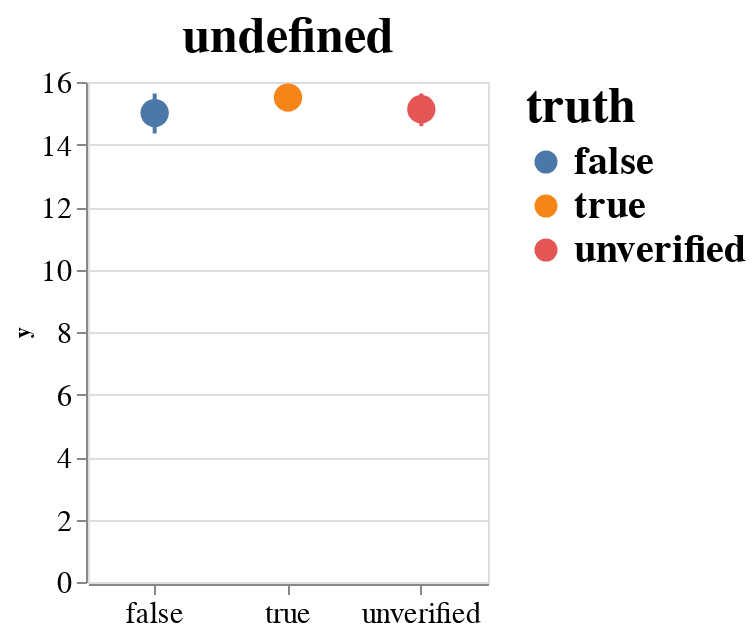

Notebook code cell kept with this figure:
### Code cell
viz.graph_point_range_cluster_info(False, ['num_nodes'], 200, 250, 3, 'truth')

### Figure 1 — Vega-Lite specification as saved in the notebook (floating-point values rounded to 4 significant figures; data arrays with more than 128 entries replaced by an {"elided": "..."} marker saying what was removed)
{"config": {"view": {"continuousWidth": 400, "continuousHeight": 300}, "axis": {"labelAngle": 0, "labelFontSize": 15, "title": null}, "header": {"labelFontSize": 25, "labelFontWeight": "bold", "title": null}, "legend": {"labelFontSize": 20, "labelFontWeight": "bold", "titleFontSize": 25, "titleFontWeight": "bold"}}, "data": {"name": "data-f66d3b537e3c633cbc622fbf0248bb58"}, "facet": {"type": "nominal", "field": "category"}, "spec": {"layer": [{"mark": {"type": "circle", "size": 200}, "encoding": {"color": {"type": "nominal", "field": "truth"}, "x": {"type": "nominal", "field": "truth"}, "y": {"type": "quantitative", "aggregate": "mean", "field": "y"}}, "transform": [{"fold": ["num_nodes"], "as": ["category", "y"]}]}, {"mark": {"type": "errorbar", "extent": "ci"}, "encoding": {"color": {"type": "nominal", "field": "truth"}, "strokeWidth": {"value": 2}, "x": {"type": "nominal", "field": "truth"}, "y": {"type": "quantitative", "aggregate": "mean", "field": "y"}}, "transform": [{"fold": ["num_nodes"], "as": ["category", "y"]}]}], "height": 250, "width": 200}, "columns": 3, "$schema": "https://vega.github.io/schema/vega-lite/v4.8.1.json", "datasets": {"data-f66d3b537e3c633cbc622fbf0248bb58": {"elided": "1269 records"}}}
